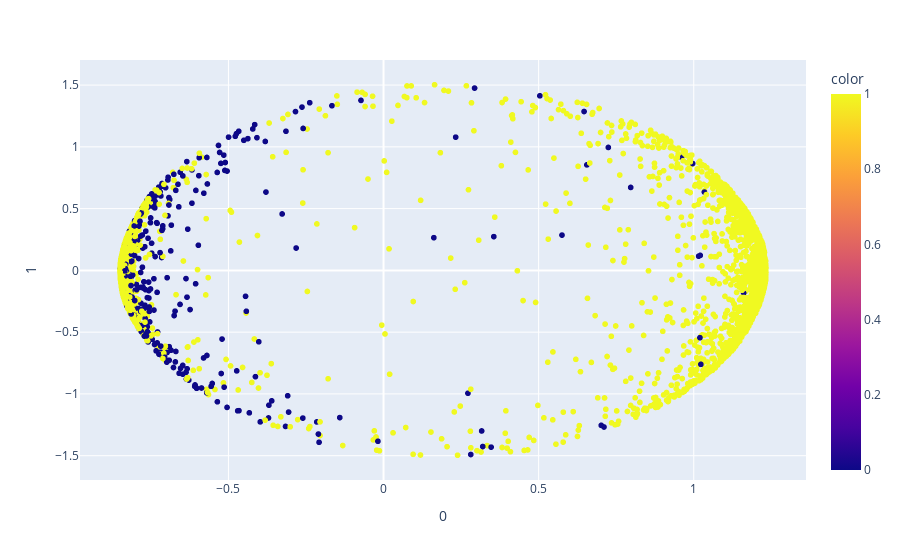

Notebook code cell kept with this figure:
### Code cell
import plotly.express as px

fig = px.scatter(X_kpca_2d, x=0, y=1, color=y[0])
fig.show()

### Figure 1 — Plotly figure (JSON) as saved in the notebook; plotly's stock layout.template omitted (floating-point values rounded to 4 significant figures; data arrays with more than 128 entries replaced by an {"elided": "..."} marker saying what was removed)
{"data": [{"hovertemplate": "0=%{x}<br>1=%{y}<br>color=%{marker.color}<extra></extra>", "legendgroup": "", "marker": {"color": {"elided": "3750 int values"}, "coloraxis": "coloraxis", "symbol": "circle"}, "mode": "markers", "name": "", "showlegend": false, "type": "scattergl", "x": {"elided": "3750 float values"}, "xaxis": "x", "y": {"elided": "3750 float values"}, "yaxis": "y"}], "layout": {"coloraxis": {"colorbar": {"title": {"text": "color"}}, "colorscale": [[0, "#0d0887"], [0.1111, "#46039f"], [0.2222, "#7201a8"], [0.3333, "#9c179e"], [0.4444, "#bd3786"], [0.5556, "#d8576b"], [0.6667, "#ed7953"], [0.7778, "#fb9f3a"], [0.8889, "#fdca26"], [1, "#f0f921"]]}, "legend": {"tracegroupgap": 0}, "margin": {"t": 60}, "xaxis": {"anchor": "y", "domain": [0, 1], "title": {"text": "0"}}, "yaxis": {"anchor": "x", "domain": [0, 1], "title": {"text": "1"}}}}
